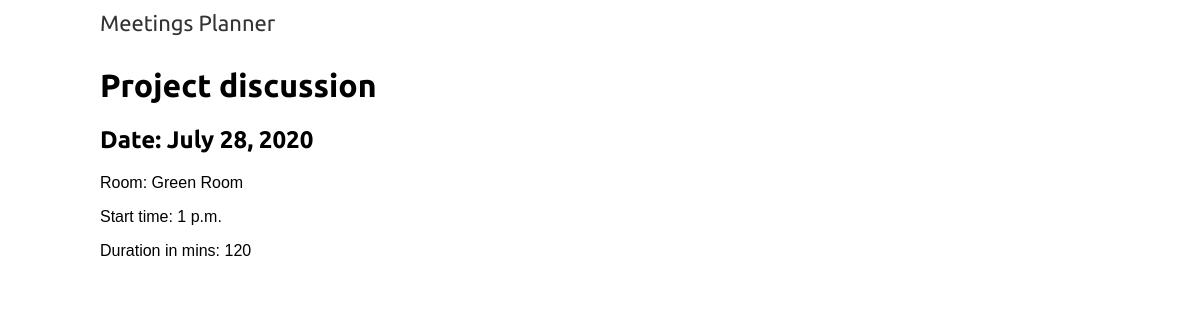
/meetings/1, run on the app's committed database.
### meetings/models.py (models this page shows, shortened)
class Meeting(models.Model):
    title = models.CharField(max_length=255)
    date = models.DateField(auto_now=False)
    start_time = models.TimeField(auto_now=False)
    duration = models.IntegerField(default=10)
    room = models.ForeignKey('Room', on_delete=models.CASCADE)

class Room(models.Model):
    name = models.CharField(max_length=2000)
    floor = models.IntegerField(default=1)
    room_number = models.CharField(max_length=50)
    available = models.BooleanField(default=True)
    def __str__(self):
        return self.name

### meetings/views.py (the view)
# urls.py: path('<int:id>', views.meetings_detail, name='meetings_detail'),
def meetings_detail(request, id):
    meeting = get_object_or_404(Meeting, id=id)
    return render(request, 'meetings_detail.html', {'meeting': meeting})

### meetings/templates/meetings_detail.html
{% extends "base.html" %}
{% load static %}
{% block content %}
    <h1> {{meeting.title}}</h1>
    <h2>Date: {{meeting.date}}</h2>
    <p>Room: {{meeting.room}}</p>
    <p>Start time: {{meeting.start_time}}</p>
    <p>Duration in mins: {{meeting.duration}}</p>
{% endblock %}

### static/css/base.css (style rules this page uses)
body { margin:0; padding:0; font-family:helvetica, sans-serif; }
h1, h2, h3, h4, h5 , h6 { font-family: 'Ubuntu', serif; font-weight:bold; }

### data on the page
Meeting: title "Project discussion", date "July 28, 2020", room "Green Room", start_time "1 p.m.", duration "120"
